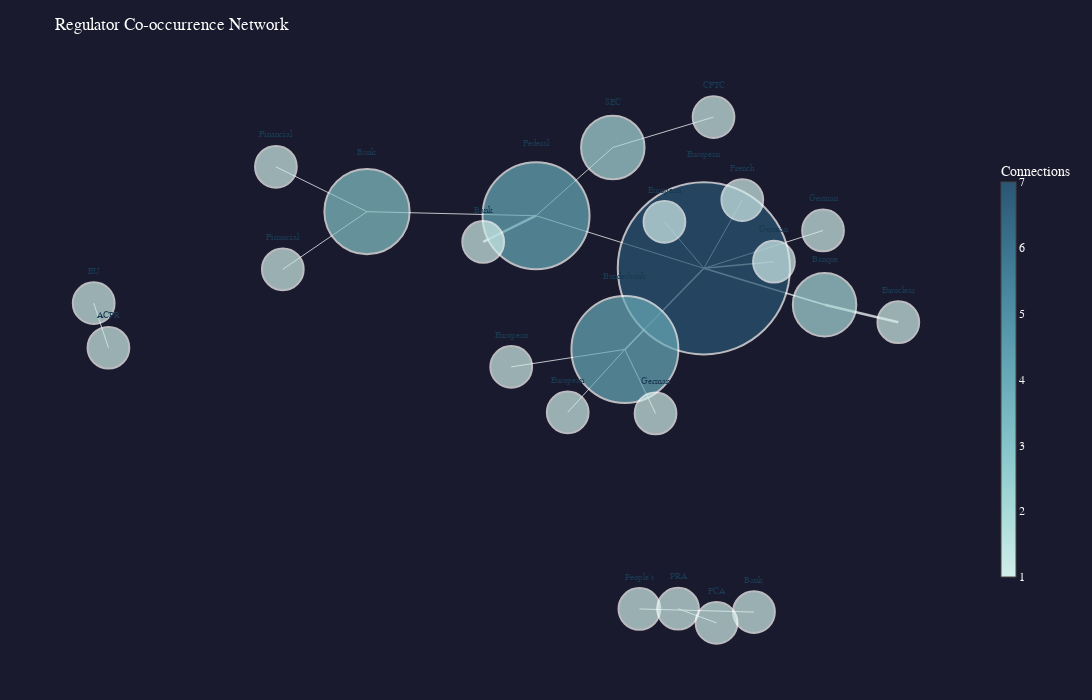

This figure's notebook cell:
### Markdown cell above
### **Network Mapping** 

- I tried to make a map of regulators and how often they are mentioned together
- The problem is thatmultiple names for the same regulator are represented different (eg federal reserve and fed). This CAN be fixed, but I do not think thisgraph tells a compelling enough story
- Another problem is that we are covering multiple markets, each with different regulators. 
- Therefore I eventually decided tonotinclude it in the final dashboard.

### Code cell
import networkx as nx
from itertools import combinations

# Build co-occurrence network
edges = []
for regs in df['key_regulators']:
    if isinstance(regs, list) and len(regs) > 1:
        # Create edges for all pairs of regulators in same article
        for pair in combinations(regs, 2):
            edges.append(pair)

# Count edge weights
edge_counts = Counter(edges)

# Build graph
G = nx.Graph()
for (reg1, reg2), weight in edge_counts.items():
    if weight >= 2:  # Only include regulators mentioned together 2+ times
        G.add_edge(reg1, reg2, weight=weight)

# Calculate node sizes based on degree centrality
node_sizes = nx.degree_centrality(G)

# Get positions using force-directed layout
pos = nx.spring_layout(G, k=0.5, iterations=50, seed=42)

# Prepare edge traces
edge_trace = []
for edge in G.edges():
    x0, y0 = pos[edge[0]]
    x1, y1 = pos[edge[1]]
    weight = G[edge[0]][edge[1]]['weight']
    
    edge_trace.append(go.Scatter(
        x=[x0, x1, None],
        y=[y0, y1, None],
        mode='lines',
        line=dict(width=weight*0.5, color='#4A5568'),  # Lighter gray for dark bg,
        hoverinfo='none',
        showlegend=False
    ))

# Prepare node trace
node_x = []
node_y = []
node_text = []
node_size = []
node_color = []

for node in G.nodes():
    x, y = pos[node]
    node_x.append(x)
    node_y.append(y)
    
    # Size by centrality
    size = node_sizes[node] * 500 + 20
    node_size.append(size)
    
    # Color by degree (connections)
    degree = G.degree(node)
    node_color.append(degree)
    
    # Hover text
    node_text.append(f"{node}<br>Connections: {degree}<br>Mentions: {sum([1 for regs in df['key_regulators'] if isinstance(regs, list) and node in regs])}")

node_trace = go.Scatter(
    x=node_x,
    y=node_y,
    mode='markers+text',
    text=[node.split()[0] if ' ' in node else node for node in G.nodes()],  # Abbreviated names
    textposition='top center',
    textfont=dict(size=9, color='#FFFFFF'),
    hovertext=node_text,
    hoverinfo='text',
    marker=dict(
        size=node_size,
        color=node_color,
        colorscale='Teal',
        line=dict(width=2, color='white'),
        showscale=True,
        colorbar=dict(
            title='Connections',
            thickness=15,
            len=0.7
        )
    ),
    showlegend=False
)

# Update node marker colors
marker=dict(
    size=node_size,
    color=node_color,
    colorscale='Viridis',  # Changed to lighter scale
    line=dict(width=2, color='white'),
    showscale=True,
    colorbar=dict(
        title='Connections',
        thickness=15,
        len=0.7
    )
),

# For this one specifically, I went with a dark background
fig.update_layout(
    title='Regulator Co-occurrence Network',
    showlegend=False,
    hovermode='closest',
    height=700,
    width=1200,
    font=dict(family='Arial, sans-serif', size=12, color='#FFFFFF'),
    plot_bgcolor='#1A1A2E',  # Dark blue-black
    paper_bgcolor='#1A1A2E',
    title_font=dict(size=18, color='#FFFFFF'),
    xaxis=dict(showgrid=False, zeroline=False, showticklabels=False),
    yaxis=dict(showgrid=False, zeroline=False, showticklabels=False),
    margin=dict(l=20, r=20, t=60, b=20)
)

fig.show()
print(f"\nNetwork Graph complete")
print(f"Nodes (regulators): {len(G.nodes())}")
print(f"Edges (co-occurrences): {len(G.edges())}")

### Figure 1 — Plotly figure (JSON) as saved in the notebook; plotly's stock layout.template omitted (floating-point values rounded to 4 significant figures)
{"data": [{"hoverinfo": "none", "line": {"color": "#BDC3C7", "width": 1}, "mode": "lines", "showlegend": false, "type": "scatter", "x": [0.05561, 0.2604, null], "y": [0.5469, 0.64, null]}, {"hoverinfo": "none", "line": {"color": "#BDC3C7", "width": 1}, "mode": "lines", "showlegend": false, "type": "scatter", "x": [0.05561, -0.1005, null], "y": [0.5469, 0.3378, null]}, {"hoverinfo": "none", "line": {"color": "#BDC3C7", "width": 1}, "mode": "lines", "showlegend": false, "type": "scatter", "x": [-0.1005, 0.2407, null], "y": [0.3378, 0.1768, null]}, {"hoverinfo": "none", "line": {"color": "#BDC3C7", "width": 2.5}, "mode": "lines", "showlegend": false, "type": "scatter", "x": [-0.1005, -0.208, null], "y": [0.3378, 0.2575, null]}, {"hoverinfo": "none", "line": {"color": "#BDC3C7", "width": 1}, "mode": "lines", "showlegend": false, "type": "scatter", "x": [-0.1005, -0.4443, null], "y": [0.3378, 0.3502, null]}, {"hoverinfo": "none", "line": {"color": "#BDC3C7", "width": 1.5}, "mode": "lines", "showlegend": false, "type": "scatter", "x": [0.2407, 0.08021, null], "y": [0.1768, -0.07152, null]}, {"hoverinfo": "none", "line": {"color": "#BDC3C7", "width": 1}, "mode": "lines", "showlegend": false, "type": "scatter", "x": [0.2407, 0.1606, null], "y": [0.1768, 0.319, null]}, {"hoverinfo": "none", "line": {"color": "#BDC3C7", "width": 1}, "mode": "lines", "showlegend": false, "type": "scatter", "x": [0.2407, 0.4831, null], "y": [0.1768, 0.2927, null]}, {"hoverinfo": "none", "line": {"color": "#BDC3C7", "width": 1.5}, "mode": "lines", "showlegend": false, "type": "scatter", "x": [0.2407, 0.3832, null], "y": [0.1768, 0.197, null]}, {"hoverinfo": "none", "line": {"color": "#BDC3C7", "width": 1.5}, "mode": "lines", "showlegend": false, "type": "scatter", "x": [0.2407, 0.4862, null], "y": [0.1768, 0.06533, null]}, {"hoverinfo": "none", "line": {"color": "#BDC3C7", "width": 1}, "mode": "lines", "showlegend": false, "type": "scatter", "x": [0.2407, 0.3189, null], "y": [0.1768, 0.3858, null]}, {"hoverinfo": "none", "line": {"color": "#BDC3C7", "width": 1}, "mode": "lines", "showlegend": false, "type": "scatter", "x": [-0.4443, -0.6295, null], "y": [0.3502, 0.4876, null]}, {"hoverinfo": "none", "line": {"color": "#BDC3C7", "width": 1}, "mode": "lines", "showlegend": false, "type": "scatter", "x": [-0.4443, -0.6154, null], "y": [0.3502, 0.1737, null]}, {"hoverinfo": "none", "line": {"color": "#BDC3C7", "width": 1}, "mode": "lines", "showlegend": false, "type": "scatter", "x": [0.3426, 0.1097, null], "y": [-0.876, -0.8665, null]}, {"hoverinfo": "none", "line": {"color": "#BDC3C7", "width": 1}, "mode": "lines", "showlegend": false, "type": "scatter", "x": [0.1884, 0.2665, null], "y": [-0.8657, -0.9092, null]}, {"hoverinfo": "none", "line": {"color": "#BDC3C7", "width": 1}, "mode": "lines", "showlegend": false, "type": "scatter", "x": [0.08021, 0.1425, null], "y": [-0.07152, -0.2676, null]}, {"hoverinfo": "none", "line": {"color": "#BDC3C7", "width": 1}, "mode": "lines", "showlegend": false, "type": "scatter", "x": [0.08021, -0.151, null], "y": [-0.07152, -0.1251, null]}, {"hoverinfo": "none", "line": {"color": "#BDC3C7", "width": 1}, "mode": "lines", "showlegend": false, "type": "scatter", "x": [0.08021, -0.0361, null], "y": [-0.07152, -0.2644, null]}, {"hoverinfo": "none", "line": {"color": "#BDC3C7", "width": 2.5}, "mode": "lines", "showlegend": false, "type": "scatter", "x": [0.4862, 0.6362, null], "y": [0.06533, 0.01182, null]}, {"hoverinfo": "none", "line": {"color": "#BDC3C7", "width": 1}, "mode": "lines", "showlegend": false, "type": "scatter", "x": [-0.97, -1, null], "y": [-0.06647, 0.07019, null]}, {"hoverinfo": "text", "hovertext": ["SEC<br>Connections: 2<br>Mentions: 47", "CFTC<br>Connections: 1<br>Mentions: 23", "Federal Reserve<br>Connections: 4<br>Mentions: 52", "European Central Bank<br>Connections: 7<br>Mentions: 34", "Bank of Japan<br>Connections: 1<br>Mentions: 83", "Bank of England<br>Connections: 3<br>Mentions: 40", "Bank of Japan (BOJ)<br>Connections: 1<br>Mentions: 2", "People's Bank of China (PBOC)<br>Connections: 1<br>Mentions: 2", "Financial Conduct Authority (FCA)<br>Connections: 1<br>Mentions: 40", "PRA<br>Connections: 1<br>Mentions: 5", "FCA<br>Connections: 1<br>Mentions: 17", "Financial Conduct Authority<br>Connections: 1<br>Mentions: 4", "Bundesbank<br>Connections: 4<br>Mentions: 21", "European Banking Authority<br>Connections: 1<br>Mentions: 2", "German Ministry of Finance<br>Connections: 1<br>Mentions: 3", "German Federal Financial Supervisory Authority (BaFin)<br>Connections: 1<br>Mentions: 10", "European Union<br>Connections: 1<br>Mentions: 3", "German Federal Government<br>Connections: 1<br>Mentions: 4", "European Central Bank (ECB)<br>Connections: 1<br>Mentions: 9", "Banque de France<br>Connections: 2<br>Mentions: 19", "ACPR<br>Connections: 1<br>Mentions: 5", "EU MiCA<br>Connections: 1<br>Mentions: 2", "French Prudential Supervisory Authority<br>Connections: 1<br>Mentions: 2", "Euroclear<br>Connections: 1<br>Mentions: 5"], "marker": {"color": [2, 1, 4, 7, 1, 3, 1, 1, 1, 1, 1, 1, 4, 1, 1, 1, 1, 1, 1, 2, 1, 1, 1, 1], "colorbar": {"len": 0.7, "thickness": 15, "title": {"text": "Connections"}}, "colorscale": [[0, "rgb(209, 238, 234)"], [0.1667, "rgb(168, 219, 217)"], [0.3333, "rgb(133, 196, 201)"], [0.5, "rgb(104, 171, 184)"], [0.6667, "rgb(79, 144, 166)"], [0.8333, "rgb(59, 115, 143)"], [1, "rgb(42, 86, 116)"]], "line": {"color": "white", "width": 2}, "showscale": true, "size": [63.48, 41.74, 107.0, 172.2, 41.74, 85.22, 41.74, 41.74, 41.74, 41.74, 41.74, 41.74, 107.0, 41.74, 41.74, 41.74, 41.74, 41.74, 41.74, 63.48, 41.74, 41.74, 41.74, 41.74]}, "mode": "markers+text", "showlegend": false, "text": ["SEC", "CFTC", "Federal", "European", "Bank", "Bank", "Bank", "People's", "Financial", "PRA", "FCA", "Financial", "Bundesbank", "European", "German", "German", "European", "German", "European", "Banque", "ACPR", "EU", "French", "Euroclear"], "textfont": {"color": "#1A3A52", "size": 9}, "textposition": "top center", "type": "scatter", "x": [0.05561, 0.2604, -0.1005, 0.2407, -0.208, -0.4443, 0.3426, 0.1097, -0.6295, 0.1884, 0.2665, -0.6154, 0.08021, 0.1606, 0.1425, 0.4831, -0.151, 0.3832, -0.0361, 0.4862, -0.97, -1, 0.3189, 0.6362], "y": [0.5469, 0.64, 0.3378, 0.1768, 0.2575, 0.3502, -0.876, -0.8665, 0.4876, -0.8657, -0.9092, 0.1737, -0.07152, 0.319, -0.2676, 0.2927, -0.1251, 0.197, -0.2644, 0.06533, -0.06647, 0.07019, 0.3858, 0.01182]}], "layout": {"font": {"color": "#FFFFFF", "family": "Arial, sans-serif", "size": 12}, "height": 700, "hovermode": "closest", "margin": {"b": 20, "l": 20, "r": 20, "t": 60}, "paper_bgcolor": "#1A1A2E", "plot_bgcolor": "#1A1A2E", "showlegend": false, "title": {"font": {"color": "#FFFFFF"}, "text": "Regulator Co-occurrence Network"}, "width": 1200, "xaxis": {"showgrid": false, "showticklabels": false, "zeroline": false}, "yaxis": {"showgrid": false, "showticklabels": false, "zeroline": false}}}
